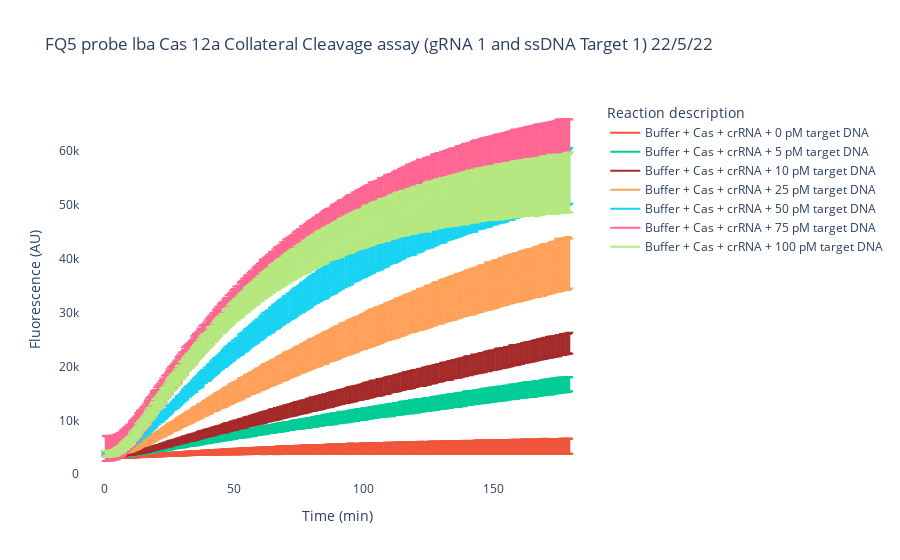

The notebook cell this image was saved under:
### Code cell
#Plot all data 
#### Comment out or add if more/less samples 
fig = go.Figure(go.Scatter(
    ))
fig.add_trace(go.Scatter(x=Time, y=Trip1_mean, error_y = dict(type='data', array=Trip1_std), name = 'Buffer + Cas + crRNA + {} pM target DNA'.format(concs[0])))
fig.add_trace(go.Scatter(x=Time, y=Trip2_mean, error_y = dict(type='data', array=Trip2_std), name = 'Buffer + Cas + crRNA + {} pM target DNA'.format(concs[1])))
fig.add_trace(go.Scatter(x=Time, y=Trip3_mean, error_y = dict(type='data', array=Trip3_std), name = 'Buffer + Cas + crRNA + {} pM target DNA'.format(concs[2]), marker = dict(color = 'brown')))
fig.add_trace(go.Scatter(x=Time, y=Trip4_mean, error_y = dict(type='data', array=Trip4_std), name = 'Buffer + Cas + crRNA + {} pM target DNA'.format(concs[3])))
fig.add_trace(go.Scatter(x=Time, y=Trip5_mean, error_y = dict(type='data', array=Trip5_std), name = 'Buffer + Cas + crRNA + {} pM target DNA'.format(concs[4])))
fig.add_trace(go.Scatter(x=Time, y=Trip6_mean, error_y = dict(type='data', array=Trip6_std), name = 'Buffer + Cas + crRNA + {} pM target DNA'.format(concs[5])))
fig.add_trace(go.Scatter(x=Time, y=Trip7_mean, error_y = dict(type='data', array=Trip7_std), name = 'Buffer + Cas + crRNA + {} pM target DNA'.format(concs[6])))
# fig.add_trace(go.Scatter(x=Time, y=Trip8_mean, error_y = dict(type='data', array=Trip8_std), name = 'Buffer + Cas + crRNA + {} pM target DNA'.format(concs[7])))
# fig.add_trace(go.Scatter(x=Time, y=Trip9_mean, error_y = dict(type='data', array=Trip9_std), name = 'Buffer + Cas + crRNA + {} pM target DNA'.format(concs[8])))

# fig.add_trace(go.Scatter(x=Time, y=Trip10_mean, error_y = dict(type='data', array=Trip10_std), name = 'Buffer + Cas + crRNA + {} pM target DNA'.format(concs[9])))
# fig.add_trace(go.Scatter(x=Time, y=Trip11_mean, error_y = dict(type='data', array=Trip11_std), name = 'Buffer + Cas + crRNA + {} pM target DNA'.format(concs[10])))
# fig.add_trace(go.Scatter(x=Time, y=Trip12_mean, error_y = dict(type='data', array=Trip12_std), name = 'Buffer + Cas + crRNA + {} pM target DNA'.format(concs[11])))
# fig.add_trace(go.Scatter(x=Time, y=Trip13_mean, error_y = dict(type='data', array=Trip13_std), name = 'Buffer + Cas + crRNA + {} pM target DNA'.format(concs[12])))
# fig.add_trace(go.Scatter(x=Time, y=Trip14_mean, error_y = dict(type='data', array=Trip14_std), name = 'Buffer + Cas + crRNA + {} pM target DNA'.format(concs[13])))
# fig.add_trace(go.Scatter(x=Time, y=Trip15_mean, error_y = dict(type='data', array=Trip15_std), name = 'Buffer + Cas + crRNA + {} pM target DNA'.format(concs[14])))
# fig.add_trace(go.Scatter(x=Time, y=Trip16_mean, error_y = dict(type='data', array=Trip16_std), name = 'Buffer + Cas + crRNA + {} pM target DNA'.format(concs[15])))

#Change title 
fig.update_layout(title="FQ5 probe lba Cas 12a Collateral Cleavage assay (gRNA 1 and ssDNA Target 1) 22/5/22", xaxis_title="Time (min)", yaxis_title="Fluorescence (AU)", legend_title="Reaction description", plot_bgcolor = 'white')


fig.show()

### Figure 1 — Plotly figure (JSON) as saved in the notebook; plotly's stock layout.template omitted (floating-point values rounded to 4 significant figures; data arrays with more than 128 entries replaced by an {"elided": "..."} marker saying what was removed)
{"data": [{"type": "scatter"}, {"error_y": {"array": {"elided": "359 float values"}, "type": "data"}, "name": "Buffer + Cas + crRNA + 0 pM target DNA", "type": "scatter", "x": {"elided": "359 float values"}, "y": {"elided": "359 float values"}}, {"error_y": {"array": {"elided": "359 float values"}, "type": "data"}, "name": "Buffer + Cas + crRNA + 5 pM target DNA", "type": "scatter", "x": {"elided": "359 float values"}, "y": {"elided": "359 float values"}}, {"error_y": {"array": {"elided": "359 float values"}, "type": "data"}, "marker": {"color": "brown"}, "name": "Buffer + Cas + crRNA + 10 pM target DNA", "type": "scatter", "x": {"elided": "359 float values"}, "y": {"elided": "359 float values"}}, {"error_y": {"array": {"elided": "359 float values"}, "type": "data"}, "name": "Buffer + Cas + crRNA + 25 pM target DNA", "type": "scatter", "x": {"elided": "359 float values"}, "y": {"elided": "359 float values"}}, {"error_y": {"array": {"elided": "359 float values"}, "type": "data"}, "name": "Buffer + Cas + crRNA + 50 pM target DNA", "type": "scatter", "x": {"elided": "359 float values"}, "y": {"elided": "359 float values"}}, {"error_y": {"array": {"elided": "359 float values"}, "type": "data"}, "name": "Buffer + Cas + crRNA + 75 pM target DNA", "type": "scatter", "x": {"elided": "359 float values"}, "y": {"elided": "359 float values"}}, {"error_y": {"array": {"elided": "359 float values"}, "type": "data"}, "name": "Buffer + Cas + crRNA + 100 pM target DNA", "type": "scatter", "x": {"elided": "359 float values"}, "y": {"elided": "359 float values"}}], "layout": {"legend": {"title": {"text": "Reaction description"}}, "plot_bgcolor": "white", "title": {"text": "FQ5 probe lba Cas 12a Collateral Cleavage assay (gRNA 1 and ssDNA Target 1) 22/5/22"}, "xaxis": {"title": {"text": "Time (min)"}}, "yaxis": {"title": {"text": "Fluorescence (AU)"}}}}
